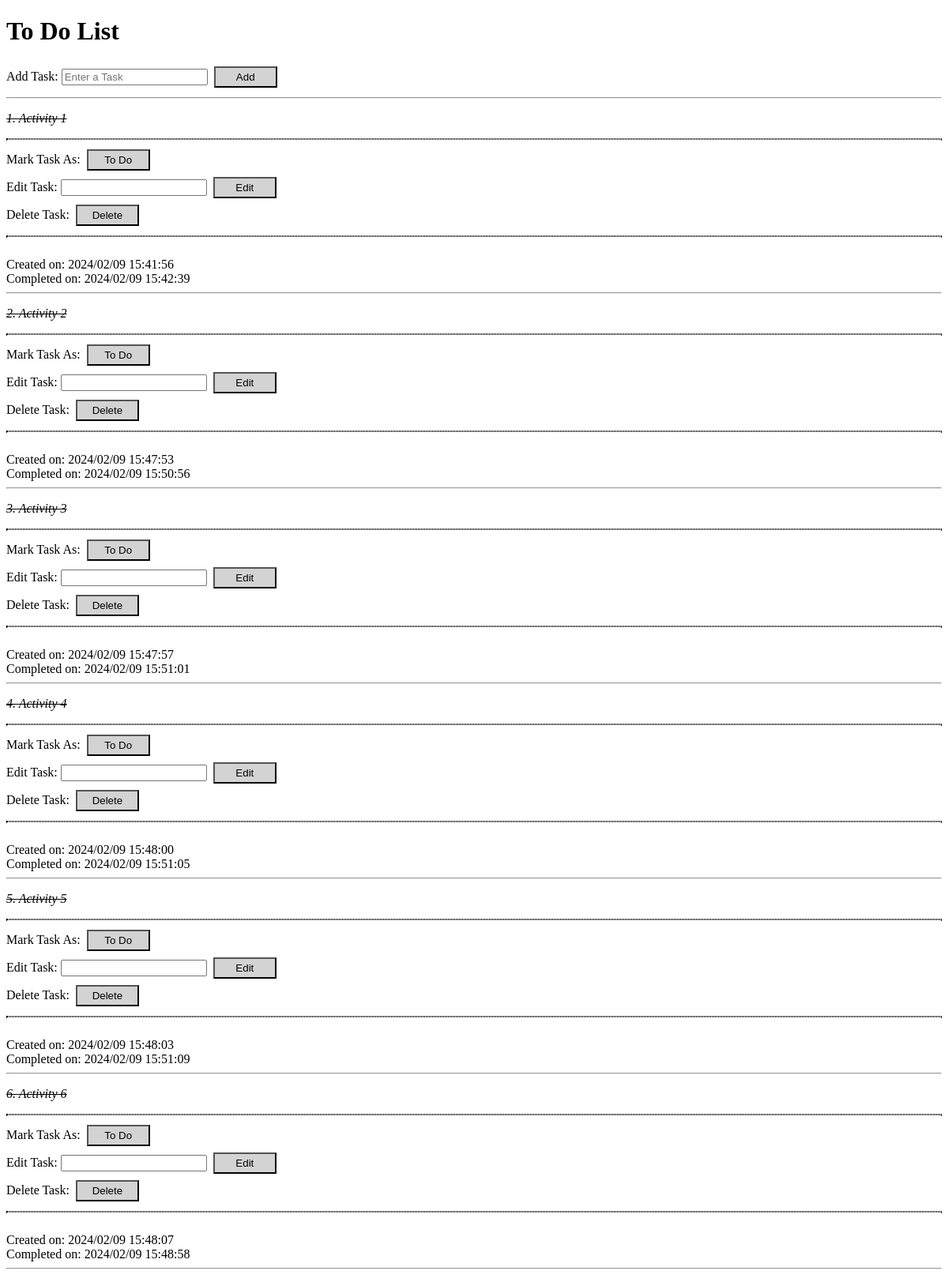
The page / on the database its author committed.
### website/models.py (models this page shows)
class Todo(db.Model):
    id = db.Column(db.Integer, primary_key = True)
    task = db.Column(db.String(300), unique = True)
    complete = db.Column(db.Boolean, default = False)
    date_created = db.Column(db.DateTime, default=datetime.utcnow)
    date_edited = db.Column(db.DateTime, onupdate=datetime.utcnow)
    date_completed = db.Column(db.DateTime, default=None)

### website/views.py (the view)
@my_view.route("/")
def home():
    try:
        todo_list = Todo.query.all()#
        message_type = request.args.get("message_type", None)
        message = request.args.get("message", None)
        return render_template("page1.html", todo_list=todo_list, message=message, message_type=message_type )
    except:
        message_type = "error"
        message = "An error occurred while loading the home page."
        return render_template("page1.html", message=message, message_type=message_type)

### website/templates/page1.html (shortened to what this page needs)
<!DOCTYPE html>
<html lang="en">
<head>
    <link rel="stylesheet" href="{{ url_for('static', filename='style.css') }}">
</head>
<body>
    <div>
        <h1>To Do List</h1>
        <form action="/add" method="post">
            <div>
                <label>Add Task:</label>
                <input type="text" name="task" placeholder="Enter a Task">
                <button type="submit" class="add-button">Add</button>
            </div>
        </form>
<hr>
        <div>
        {% for todo in todo_list %}
            <p class="{% if todo.complete %}completed-task{% else %}incomplete-task{% endif %}">
                {{ todo.id }}. {{ todo.task }}
<hr class="section-divider">
                <form action="/toggle/{{ todo.id }}" method="post">
                    <label>Mark Task As:</label>
                    <button type="submit" class="{% if todo.complete %}incomplete-button{% else %}complete-button{% endif %}">
                        {% if todo.complete %}
                            To Do
                        {% else %}
                            Done
                        {% endif %}
                    </button>
                </form>
                <form action="/edit/{{ todo.id }}" method="post">
                    <label>Edit Task:</label>
                    <input type="text" name="edit_task" required>
                    <button type="submit" class="edit-button">Edit</button>
                </form>
                <form action="/delete/{{ todo.id }}" method="post" onsubmit="return confirm('Are you sure you want to delete this task?');">
                    <label>Delete Task:</label>
                    <button type="submit" class="delete-button">Delete</button>
                </form>
<hr class="section-divider">
                <br> Created on: {{ todo.date_created.strftime('%Y/%m/%d %H:%M:%S') }}
                {% if todo.date_completed %}
                    <br> Completed on: {{ todo.date_completed.strftime('%Y/%m/%d %H:%M:%S') }}
                {% endif %}
<hr>
            </p>
        {% endfor %}
        </div>
    </div>
</body>
</html>

### website/static/style.css (style rules this page uses)
.completed-task { text-decoration: line-through; font-style: italic; }
.add-button, .complete-button, .incomplete-button, .edit-button, .delete-button { background-color: lightgray; color: black; width: 80px; padding: 4px; margin: 4px; }
.section-divider { border-style: dotted; }

### rows shown on the page
Todo: id "1", task "Activity 1", complete "To Do", date_created "2024/02/09 15:41:56", date_completed "2024/02/09 15:42:39"
Todo: id "2", task "Activity 2", complete "To Do", date_created "2024/02/09 15:47:53", date_completed "2024/02/09 15:50:56"
Todo: id "3", task "Activity 3", complete "To Do", date_created "2024/02/09 15:47:57", date_completed "2024/02/09 15:51:01"
Todo: id "4", task "Activity 4", complete "To Do", date_created "2024/02/09 15:48:00", date_completed "2024/02/09 15:51:05"
Todo: id "5", task "Activity 5", complete "To Do", date_created "2024/02/09 15:48:03", date_completed "2024/02/09 15:51:09"
Todo: id "6", task "Activity 6", complete "To Do", date_created "2024/02/09 15:48:07", date_completed "2024/02/09 15:48:58"
